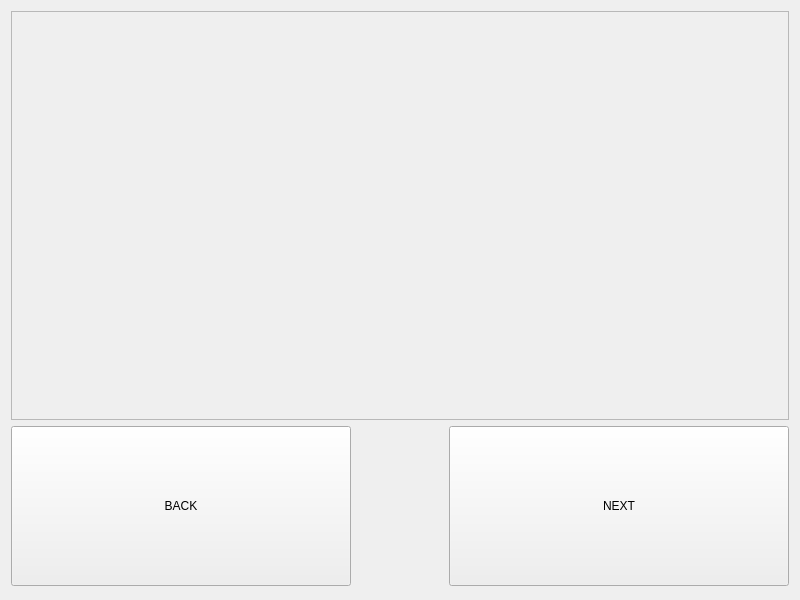
<?xml version="1.0" encoding="UTF-8"?>
<ui version="4.0">
 <class>MainWindow</class>
 <widget class="QMainWindow" name="MainWindow">
  <property name="geometry">
   <rect>
    <x>0</x>
    <y>0</y>
    <width>800</width>
    <height>600</height>
   </rect>
  </property>
  <property name="minimumSize">
   <size>
    <width>800</width>
    <height>600</height>
   </size>
  </property>
  <property name="maximumSize">
   <size>
    <width>1920</width>
    <height>1080</height>
   </size>
  </property>
  <property name="windowTitle">
   <string>Vocaloid</string>
  </property>
  <widget class="QWidget" name="centralWidget">
   <layout class="QVBoxLayout" name="verticalLayout" stretch="5,2">
    <item>
     <layout class="QGridLayout" name="gridLayout">
      <item row="0" column="0">
       <widget class="QScrollArea" name="scrollArea">
        <property name="widgetResizable">
         <bool>true</bool>
        </property>
        <widget class="QWidget" name="scrollAreaWidgetContents">
         <property name="geometry">
          <rect>
           <x>0</x>
           <y>0</y>
           <width>772</width>
           <height>400</height>
          </rect>
         </property>
         <property name="cursor">
          <cursorShape>ArrowCursor</cursorShape>
         </property>
         <property name="mouseTracking">
          <bool>true</bool>
         </property>
         <widget class="QLabel" name="picLabel">
          <property name="geometry">
           <rect>
            <x>0</x>
            <y>0</y>
            <width>771</width>
            <height>1090</height>
           </rect>
          </property>
          <property name="text">
           <string/>
          </property>
         </widget>
        </widget>
       </widget>
      </item>
     </layout>
    </item>
    <item>
     <layout class="QHBoxLayout" name="horizontalLayout" stretch="2,1,2">
      <item alignment="Qt::AlignRight|Qt::AlignTop">
       <widget class="QPushButton" name="back5Button">
        <property name="minimumSize">
         <size>
          <width>340</width>
          <height>160</height>
         </size>
        </property>
        <property name="styleSheet">
         <string notr="true">font: 36pt &quot;Arial&quot;;</string>
        </property>
        <property name="text">
         <string>BACK</string>
        </property>
       </widget>
      </item>
      <item alignment="Qt::AlignHCenter|Qt::AlignVCenter">
       <widget class="QLabel" name="noteLabel">
        <property name="minimumSize">
         <size>
          <width>40</width>
          <height>40</height>
         </size>
        </property>
        <property name="text">
         <string/>
        </property>
       </widget>
      </item>
      <item alignment="Qt::AlignLeft|Qt::AlignTop">
       <widget class="QPushButton" name="next5Button">
        <property name="minimumSize">
         <size>
          <width>340</width>
          <height>160</height>
         </size>
        </property>
        <property name="styleSheet">
         <string notr="true">font: 36pt &quot;Arial&quot;;</string>
        </property>
        <property name="text">
         <string>NEXT</string>
        </property>
       </widget>
      </item>
     </layout>
    </item>
   </layout>
  </widget>
 </widget>
 <layoutdefault spacing="6" margin="11"/>
 <resources/>
 <connections/>
</ui>
